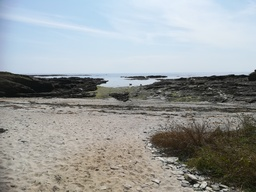
#> input picture images/13-photo.jpg, 256 x 192 px, shrunk from 3968 x 2976 before the run
$ python histo_image.py
#> lines starting #> are read from the running program, lines starting #| are printed output that depends on the picture
#> further down, IMAGE is the input picture: PIL image 256x192 RGB; mean R, G, B 152.4, 156.8, 157.1
# -*- coding: utf-8 -*-
# le \ permet de continuer la ligne précédentes à la ligne suivantes
# les il signifie le programme

import matplotlib.pyplot as plt


import PIL


class Y_graph:

    def __init__(self, name):
        """constructeur de la classe
        ----
        :pre:
            - name est un str
        """

        # Assertion pre
        assert isinstance(name, str), \
            "name must be a str, not {}".format(type(name))

        self.name = name
        self.y = [0] * 256

    def get_name(self) -> str:
        """fonction qui retourne le nom donné a l'object
        ----
        :post:
            - self.names est un str
        """

        # Assertion post
        assert isinstance(self.name, str), \
            "self.name must be a str, not {}".format(type(self.name))

        return self.name

    def get_y(self) -> list:
        """fonction qui retourne la liste y
        ----
        :post:
            - self.y est une liste
        """

        # Assertion post
        assert isinstance(self.y, list), \
            "self.y must be a list, not {}".format(type(self.y))

        return self.y

    def accrement(self, rang: int) -> None:
        """ajoute 1 à l'élément du rang donné en argument
        ----
        :pre:
            - rang est un int compris entre 0 et 255 inclus
        """

        # Assertions pre
        assert isinstance(rang, int), \
            "rang must be a int, not {}".format(type(rang))
        assert 0 <= rang <= 255, \
            "rang must be include in [0: 255], not {}".format(rang)

        self.y[rang] += 1


def histo_img(origin_image: PIL.Image.Image):
    """fonction qui retourne les histogrammes de luminosité et d'intesité des
    couleurs
    ----
    :pre:
        - origin_image est une instance de PIL.Image.Image
    """

    # Assertion pre
    assert isinstance(origin_image, PIL.Image.Image), \
        "origin_image must be a instance of PIL.Image.Image, not {}" \
        .format(type(origin_image))

    x_graph = [i for i in range(256)]
    y_brightness = Y_graph("brightness")
    y_red_graph = Y_graph("red graph")
    y_green_graph = Y_graph("green graph")
    y_blue_graph = Y_graph("blue graph")

    width, height = origin_image.size
#> width = 256; height = 192
    for x in range(width):
        for y in range(height):
            R, G, B = origin_image.getpixel((x, y))
            GRIS = (R + G + B) // 3
            y_brightness.accrement(GRIS)
            y_red_graph.accrement(R)
            y_green_graph.accrement(G)
            y_blue_graph.accrement(B)

    # graphiques
    plt.plot(
        x_graph,
        y_brightness.get_y(),
        color='grey',
        label=y_brightness.get_name()
    )
    plt.legend()
    plt.show()
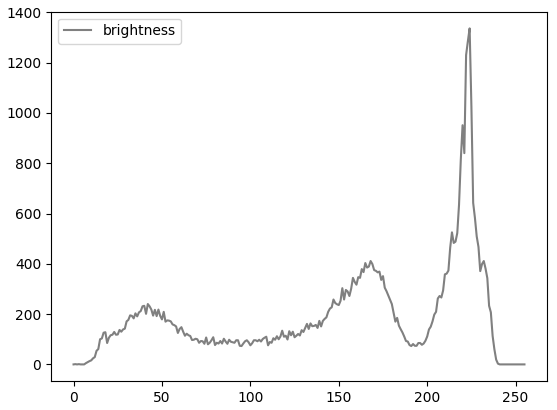
#> figure drawn by matplotlib, 1 panel; curve peaks at x = 224, y = 1336
    plt.plot(
        x_graph,
        y_red_graph.get_y(),
        color='red',
        label=y_red_graph.get_name()
    )
    plt.legend()
    plt.show()
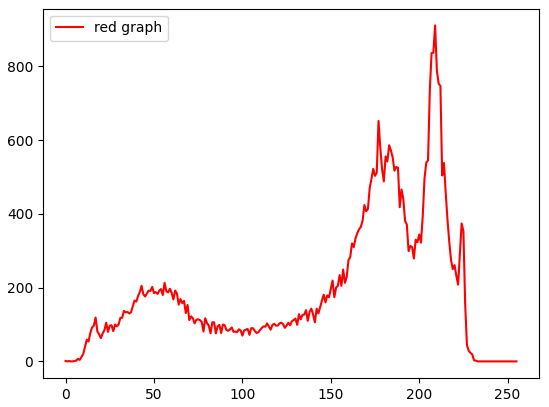
#> figure drawn by matplotlib, 1 panel; curve peaks at x = 209, y = 911
    plt.plot(
        x_graph,
        y_green_graph.get_y(),
        color='green',
        label=y_green_graph.get_name()
    )
    plt.legend()
    plt.show()
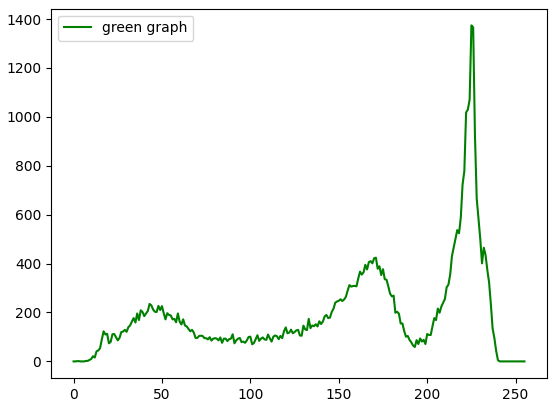
#> figure drawn by matplotlib, 1 panel; curve peaks at x = 225, y = 1374
    plt.plot(
        x_graph,
        y_blue_graph.get_y(),
        color='blue',
        label=y_blue_graph.get_name()
    )
    plt.legend()
    plt.show()
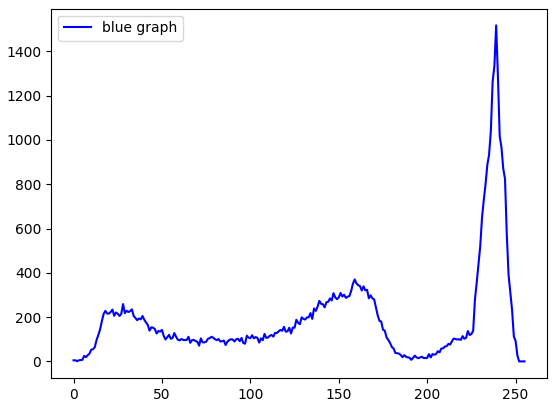
#> figure drawn by matplotlib, 1 panel; curve peaks at x = 239, y = 1517


IMAGE = PIL.Image.open("images/13-photo.jpg")
histo_img(IMAGE)

$ run again, with images/photo-flip.jpg copied over images/13-photo.jpg
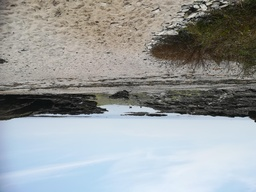
#> input picture images/photo-flip.jpg, 256 x 192 px, shrunk from 3968 x 2976 before the run
#> IMAGE is the input picture: PIL image 256x192 RGB; mean R, G, B 152.5, 156.7, 157.4
#> in histo_img, `plt.show()`:
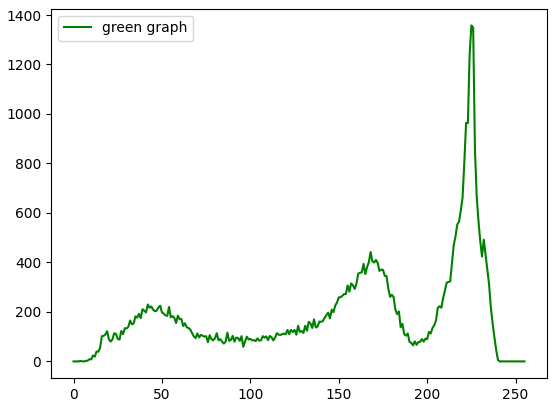
#> figure drawn by matplotlib, 1 panel; curve peaks at x = 225, y = 1358
#> in histo_img, `plt.show()`:
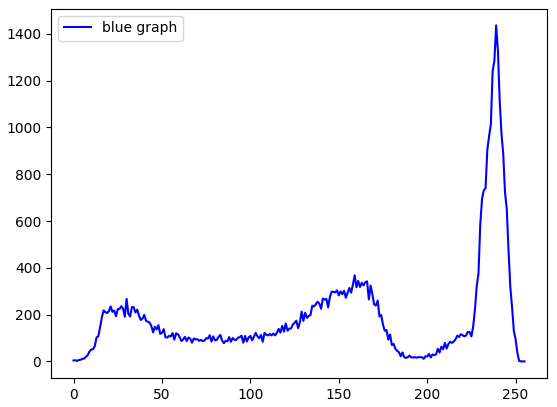
#> figure drawn by matplotlib, 1 panel; curve peaks at x = 239, y = 1436

$ run again, with images/photo-mirror.jpg copied over images/13-photo.jpg
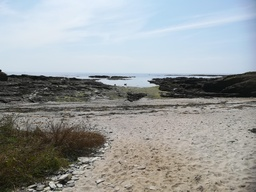
#> input picture images/photo-mirror.jpg, 256 x 192 px, shrunk from 3968 x 2976 before the run
#> IMAGE is the input picture: PIL image 256x192 RGB; mean R, G, B 152.5, 156.7, 157.4
#> in histo_img, `plt.show()`:
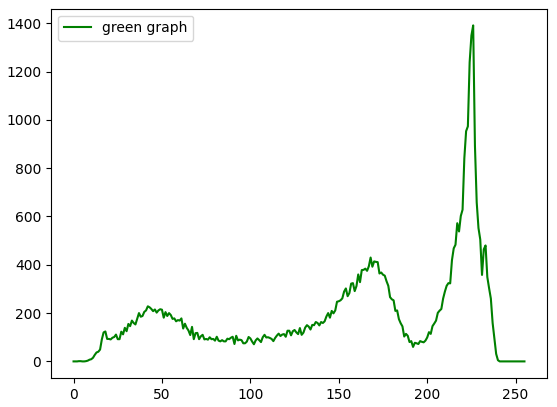
#> figure drawn by matplotlib, 1 panel; curve peaks at x = 226, y = 1391
#> in histo_img, `plt.show()`:
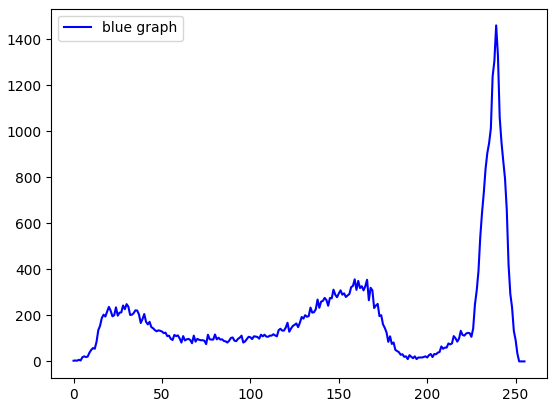
#> figure drawn by matplotlib, 1 panel; curve peaks at x = 239, y = 1461
